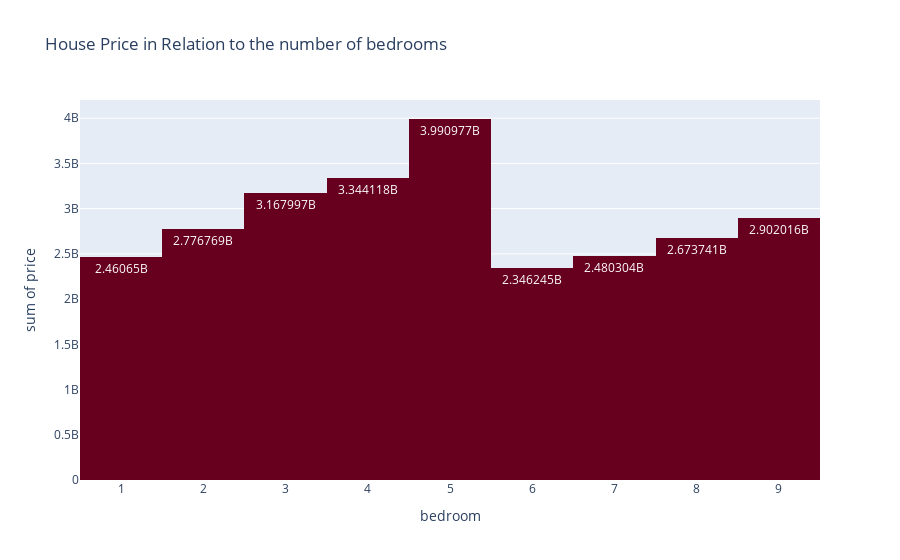

Here is the notebook cell this chart was saved with:
### Markdown cell above
* Cottage are small house intended for small family size, and it no doubt of their lack of popularity in Nigeria houses, as Nigerians general have large family size.
* Most common house type in Nigeria include Flat, Apartment, Townhouse, Mansion and Duplex.

### Code cell
fig = px.histogram(train, x='bedroom', y='price',  text_auto=True, color_discrete_sequence=px.colors.sequential.RdBu,
            title="House Price in Relation to the number of bedrooms")
fig.show()

### Figure 1 — Plotly figure (JSON) as saved in the notebook; plotly's stock layout.template omitted (floating-point values rounded to 4 significant figures; data arrays with more than 128 entries replaced by an {"elided": "..."} marker saying what was removed)
{"data": [{"alignmentgroup": "True", "bingroup": "x", "histfunc": "sum", "hovertemplate": "bedroom=%{x}<br>sum of price=%{y}<extra></extra>", "legendgroup": "", "marker": {"color": "rgb(103,0,31)", "pattern": {"shape": ""}}, "name": "", "offsetgroup": "", "orientation": "v", "showlegend": false, "texttemplate": "%{value}", "type": "histogram", "x": {"elided": "14000 int values"}, "xaxis": "x", "y": {"elided": "14000 float values"}, "yaxis": "y"}], "layout": {"barmode": "relative", "legend": {"tracegroupgap": 0}, "title": {"text": "House Price in Relation to the number of bedrooms"}, "xaxis": {"anchor": "y", "domain": [0, 1], "title": {"text": "bedroom"}}, "yaxis": {"anchor": "x", "domain": [0, 1], "title": {"text": "sum of price"}}}}
